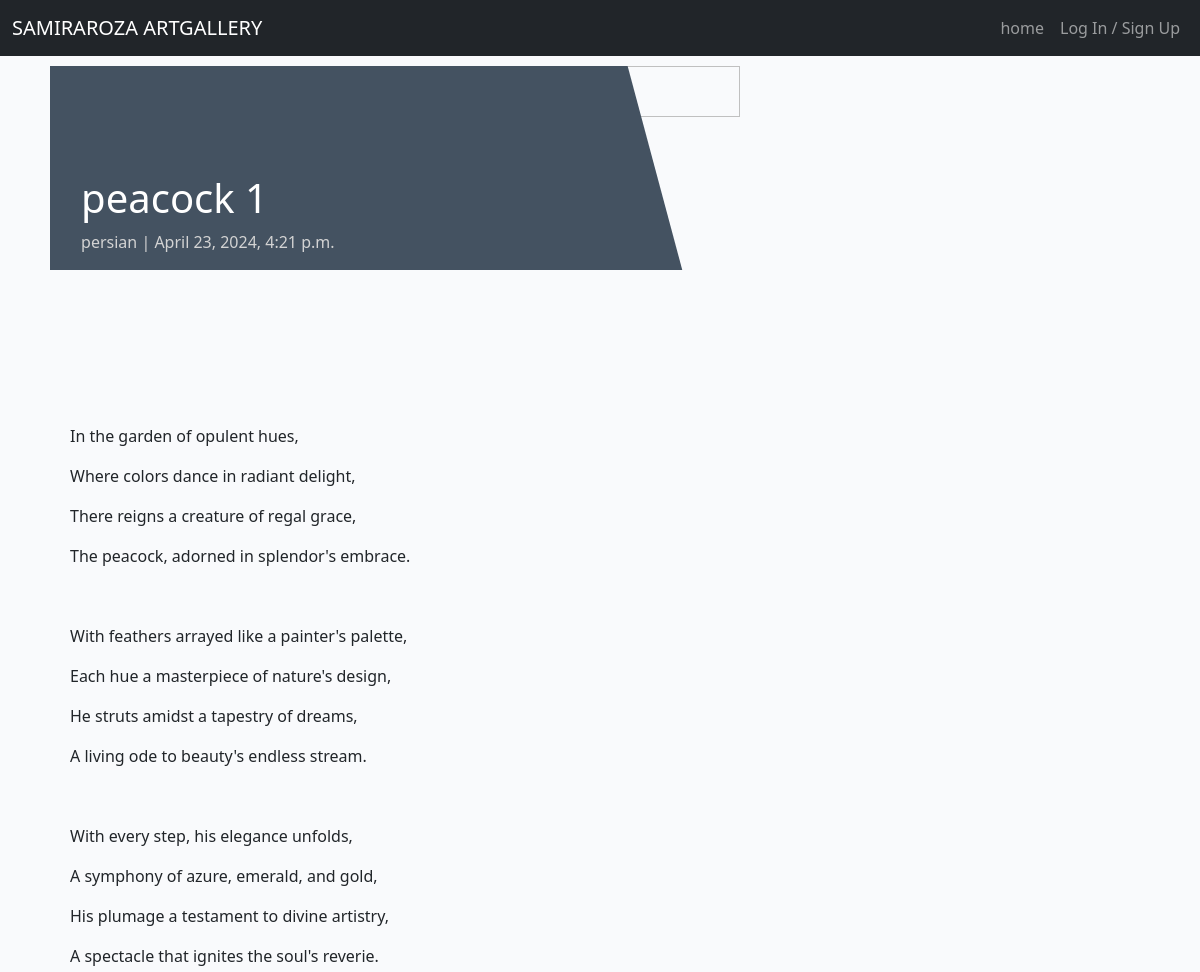
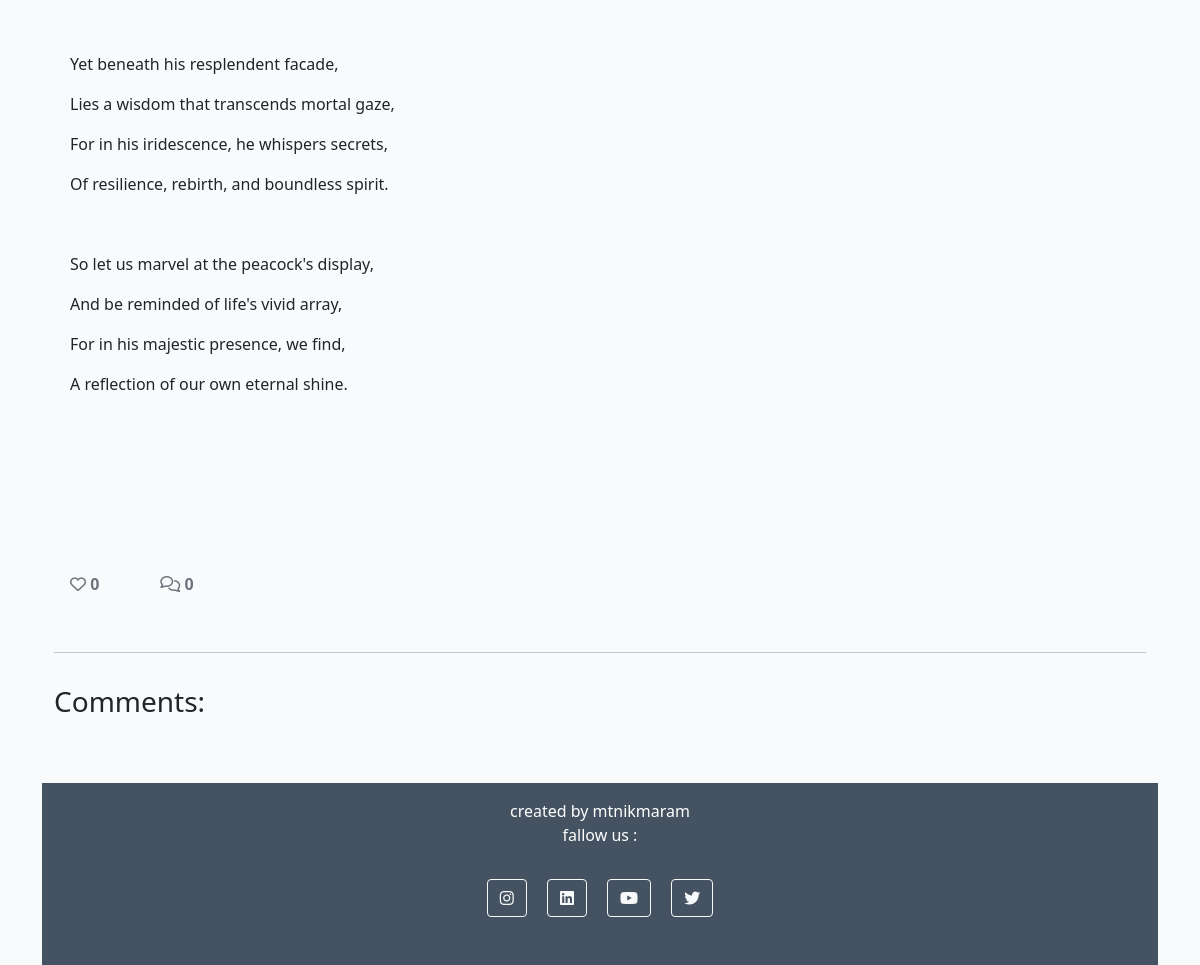
/peacock-1/, run on the app's committed database (2 pictures, top to bottom).
### store/models.py (models this page shows, shortened)
class Post(models.Model):
    title = models.CharField(max_length=200, unique=True)
    slug = models.SlugField(max_length=200, unique=True)
    author = models.ForeignKey(User, on_delete=models.CASCADE, related_name="blog_posts")
    updated_on = models.DateTimeField(auto_now=True)
    content = models.TextField()
    featured_image = CloudinaryField('image', default='placeholder')
    excerpt = models.TextField(blank=True)
    created_on = models.DateTimeField(auto_now_add=True)
    status = models.IntegerField(choices=STATUS, default=0)
    likes = models.ManyToManyField(User, related_name='blogpost_like', blank=True)
    approved = models.BooleanField(default=False)
    class Meta:
        ordering = ["-created_on"]
    def number_of_likes(self):
        return self.likes.count()

### store/views.py (the view, shortened to what this page needs)
# urls.py: path('<slug:slug>/', views.PostDetail.as_view(), name='post_detail'),
class PostDetail(View):
    def get(self, request, slug, *args, **kwargs):
        queryset = Post.objects.filter(status=1)
        post = get_object_or_404(queryset, slug=slug)
        comments = post.comments.filter(approved=True).order_by("-created_on")
        liked = False
        if post.likes.filter(id=request.user.id).exists():
            liked = True
        return render(
            request,
            "post_detail.html",
            {
                "post": post,
                "comments": comments,
                "commented": False,
                "liked": liked,
                "comment_form": CommentForm()
            },
        )

### templates/post_detail.html (shortened to what this page needs)
{% extends 'base.html' %} {% block content %}
{% load crispy_forms_tags %}
<div class="masthead">
    <div class="container">
        <div class="row g-2">
            <div class="col-md-6 masthead-text">
                <h1 class="post-title">{{ post.title }}</h1>
                <p class="post-subtitle">{{ post.author }} | {{ post.created_on }}</p>
            </div>
            <div class="d-none d-md-block col-md-6 masthead-image">
                {% if "placeholder" in post.featured_image.url %}
                <img src="{{ post.featured_image.url }}" width="50%" height="50%">
                {% else %}
                <img src="{{ post.featured_image.url }}" width="50%" height="50%">
                {% endif %}
            </div>
        </div>
    </div>
</div>
<div class="container">
    <div class="row">
        <div class="col card mb-4  mt-3 left  top">
            <div class="card-body">
                <p class="card-text ">
                    {{ post.content | safe }}
                </p>
                <div class="row">
                    <div class="col-1">
                        <strong>
                            {% if user.is_authenticated %}
                            <form class="d-inline" action="{% url 'post_like' post.slug %}" method="POST">
                                {% csrf_token %}
                                {% if liked %}
                                <button type="submit" name="blogpost_id" value="{{post.slug}}" class="btn-like"><i class="fas fa-heart"></i></button>
                                {% else %}
                                <button type="submit" name="blogpost_id" value="{{post.slug}}" class="btn-like"><i class="far fa-heart"></i></button>
                                {% endif %}
                            </form>
                            {% else %}
                            <span class="text-secondary"><i class="far fa-heart"></i></span>
                            {% endif %}
                        <span class="text-secondary">{{ post.number_of_likes }} </span>
                        </strong>
                    </div>
                    <div class="col-1">
                        {% with comments.count as total_comments %}
                        <strong class="text-secondary"><i class="far fa-comments"></i>
                            {{ total_comments }}</strong>
                        {% endwith %}
                    </div>
                </div>
            </div>
        </div>
    </div>
    <div class="row">
        <div class="col">
            <hr>
        </div>
    </div>
    <div class="row">
        <div class="col-md-8 card mb-4  mt-3 ">
            <h3>Comments:</h3>
            <div class="card-body">
            </div>
        </div>
        <div class="col-md-4 card mb-4  mt-3 ">
            <div class="card-body">
            </div>
        </div>
    </div>
</div>
{% endblock content %}

### static/css/style.css (style rules this page uses)
body { background-color: #F9FAFC; }
.main-bg { background-color: #F9FAFC; }
.card { height: 80%; border: none; background-color: transparent; }
.card-body { height: 80%; }
.masthead { margin-top: 10px; overflow: hidden; position: relative; display: inline-block; height: 33vh; width: 100%; }
.masthead-text { background-color: #445261; color: white; position: relative; }
.masthead-image { position: relative; overflow: hidden; }
.masthead-image:after { content: ""; position: absolute; top: 0; right: 90%; height: 100%; width: 150%; background: #445261; -webkit-transform: skew(15deg); -moz-transform: skew(15deg); transform: skew(15deg); z-index: 100; }
.post-title { margin-top: 20%; margin-left: 5%; }
.post-subtitle { margin-left: 5%; color: lightgray; }

### data on the page
Post: title "peacock 1", author "persian", created_on "April 23, 2024, 4:21 p.m.", content "In the garden of opulent hues, Where colors dance in radiant delight, There reigns a creature of regal grace, The peacock, adorned in splendor's embrace. With feathers arrayed like a painter's palette, Each hue a masterpiece of nature's design, He struts amidst a tapestry of dreams, A living ode to beauty's endless stream. With every step, his elegance unfolds, A symphony of azure, emerald, and gold, His plumage a testament to divine artistry, A spectacle that ignites the soul's reverie. Yet beneath his resplendent facade, Lies a wisdom that transcends mortal gaze, For in his iridescence, he whispers secrets, Of resilience, rebirth, and boundless spirit. So let us marvel at the peacock's…", number_of_likes "0"

### other printed values
{{ total_comments }} "0"
